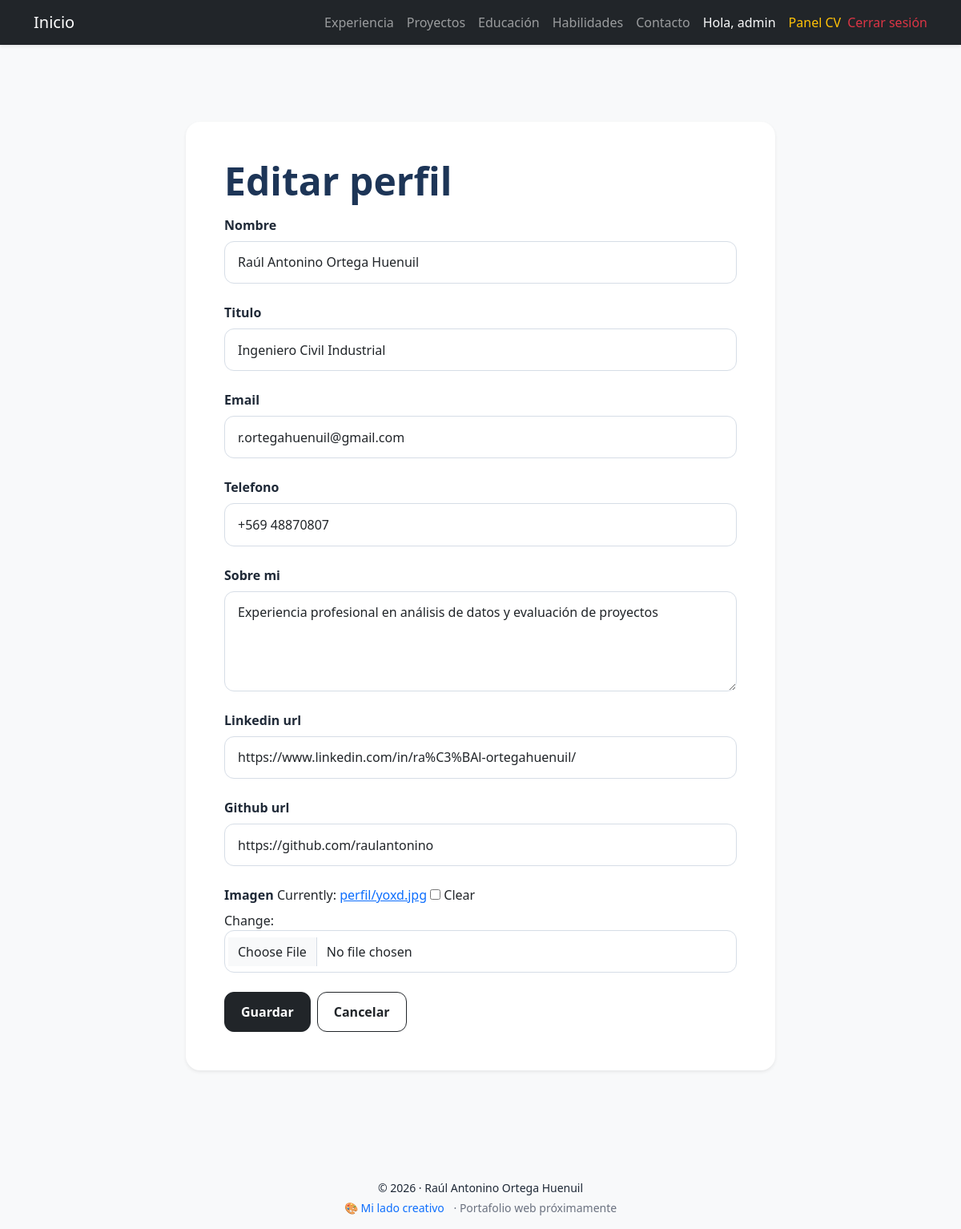
Screenshot of /perfil/editar/ (signed in) with the database file from the repository.
### cv/models.py (models this page shows, shortened)
class Perfil(models.Model):
    nombre = models.CharField(max_length=200)
    titulo = models.CharField(max_length=200)
    email = models.EmailField()
    telefono = models.CharField(max_length=50, blank=True)
    sobre_mi = models.TextField(blank=True)
    url_portafolio_creativo = models.URLField(blank=True)
    linkedin_url = models.URLField(blank=True)
    github_url = models.URLField(blank=True)
    imagen = models.ImageField(upload_to='perfil/', blank=True, null=True)

### cv/views.py (the view)
# urls.py: path('editar/', views.editar_perfil, name='editar_perfil'),
@login_required
def editar_perfil(request):
    perfil = Perfil.objects.first()
    if request.method == 'POST':
        form = PerfilForm(request.POST, request.FILES, instance=perfil)
        if form.is_valid():
            form.save()
            messages.success(request, 'Perfil actualizado correctamente.')
            return redirect('editar_perfil')
        else:
            messages.error(request, 'Hubo errores. Revisa el formulario.')
    else:
        form = PerfilForm(instance=perfil)
    return render(request, 'cv/formulario.html', {
        'form': form,
        'titulo': 'Editar perfil',
        'cancel_url': 'home',
    })

### cv/forms.py (shortened to what this page needs)
class PerfilForm(forms.ModelForm):
    class Meta:
        model = Perfil
        fields = [
            'nombre',
            'titulo',
            'email',
            'telefono',
            'sobre_mi',
            'linkedin_url',
            'github_url',
            'imagen',
        ]
        widgets = {
            'nombre': forms.TextInput(attrs={'class': 'form-control'}),
            'titulo': forms.TextInput(attrs={'class': 'form-control'}),
            'email': forms.EmailInput(attrs={'class': 'form-control'}),
            'telefono': forms.TextInput(attrs={'class': 'form-control'}),
            'sobre_mi': forms.Textarea(attrs={'class': 'form-control', 'rows': 4}),
            'linkedin_url': forms.URLInput(attrs={'class': 'form-control'}),
            'github_url': forms.URLInput(attrs={'class': 'form-control'}),
            'imagen': forms.ClearableFileInput(attrs={'class': 'form-control'}),
        }

### templates/cv/formulario.html (shortened to what this page needs)
{% extends "base.html" %}
{% block content %}
<section class="py-5 js-reveal">
  <div class="row justify-content-center">
    <div class="col-12 col-lg-8">
      <div class="card shadow-sm border-0 contacto-card">
        <div class="card-body p-4 p-md-5">
          <h1 class="seccion-titulo mb-3">{{ titulo }}</h1>
          <form method="POST" enctype="multipart/form-data" novalidate>
            {% for field in form %}
              <div class="mb-4">
                <label for="{{ field.id_for_label }}" class="form-label">{{ field.label }}</label>
                {{ field }}
              </div>
            {% endfor %}
            <div class="d-flex gap-2 flex-wrap">
              <button class="btn btn-dark contacto-btn" type="submit">Guardar</button>
              <a href="{% url cancel_url %}" class="btn btn-outline-dark contacto-btn">Cancelar</a>
            </div>
          </form>
        </div>
      </div>
    </div>
  </div>
</section>
{% endblock %}

### templates/components/organisms/navbar.html (shortened to what this page needs)
<nav class="navbar navbar-expand-lg navbar-dark bg-dark fixed-top shadow-sm">
  <div class="container">
    <a class="navbar-brand" href="{% url 'home' %}">Inicio</a>
    <div class="collapse navbar-collapse" id="navbarNav">
      <ul class="navbar-nav ms-auto">
        <li class="nav-item">
          <a class="nav-link" href="{% url 'home' %}#experiencia">Experiencia</a>
        </li>
        <li class="nav-item">
          <a class="nav-link" href="{% url 'home' %}#proyectos">Proyectos</a>
        </li>
        <li class="nav-item">
          <a class="nav-link" href="{% url 'home' %}#educacion">Educación</a>
        </li>
        <li class="nav-item">
          <a class="nav-link" href="{% url 'home' %}#habilidades">Habilidades</a>
        </li>
        <li class="nav-item">
          <a class="nav-link" href="{% url 'contacto' %}">Contacto</a>
        </li>
        {% if user.is_authenticated %}
          <li class="nav-item">
            <span class="nav-link text-light">
              Hola, {{ user.username }}
            </span>
          </li>
          <li class="nav-item">
            <a class="nav-link text-warning" href="{% url 'panel_cv' %}">
              Panel CV
            </a>
          </li>
          <li class="nav-item d-flex align-items-center">
            <form method="POST" action="{% url 'logout' %}" class="d-inline m-0">
              <button type="submit" class="btn btn-link nav-link text-danger p-0 border-0">
                Cerrar sesión
              </button>
            </form>
          </li>
        {% else %}
          <li class="nav-item">
            <a class="nav-link text-info" href="{% url 'login' %}">
              Iniciar sesión
            </a>
          </li>
        {% endif %}
      </ul>
    </div>
  </div>
</nav>

### static/css/base.css (style rules this page uses)
:root { --clr-primary: #1D3557; --clr-accent: #4C673B; --clr-danger: #D72638; --clr-bg: #F8F9FA; --clr-surface: #FFFFFF; --clr-text: #1F2937; --clr-text-muted: #6B7280; --text-xs: 0.75rem; --text-sm: 0.875rem; --text-base: 1rem; --text-lg: 1.125rem; --text-xl: 1.25rem; --text-2xl: 1.5rem; --text-3xl: 2rem; --text-4xl: 3rem; --text-hero: 3.5rem; --space-1: 0.25rem; --space-2: 0.5rem; --space-3: 0.75rem; --space-4: 1rem; --space-5: 1.5rem; --space-6: 2rem; --space-7: 3rem; --space-8: 4rem; --radius-sm: 0.5rem; --radius-md: 0.75rem; --radius-lg: 1rem; --radius-xl: 1.125rem; }
body { background-color: var(--clr-bg); color: var(--clr-text); padding-top: 80px; }
h1 { font-weight: 700; }
.card { background-color: var(--clr-surface); border-radius: var(--radius-xl); }
.seccion-titulo { font-size: var(--text-4xl); font-weight: 700; line-height: 1.1; color: var(--clr-primary); }
.contacto-card { max-width: 900px; margin: 0 auto; }
.contacto-card .form-label { font-weight: 600; color: var(--clr-text); }
.contacto-card .form-control { border-radius: var(--radius-md); border: 1px solid #d6dde6; padding: 0.85rem 1rem; font-size: var(--text-base); box-shadow: none; }
.contacto-btn { padding: 0.75rem 1.25rem; border-radius: var(--radius-md); font-weight: 600; }
.js-reveal { opacity: 0; transform: translateY(24px); transition: opacity 0.6s ease, transform 0.6s ease; }
.js-reveal.is-visible { opacity: 1; transform: translateY(0); }

### rows the page displays
Perfil: form "Raúl Antonino Ortega Huenuil" "Ingeniero Civil Industrial" "r.ortegahuenuil@gmail.com" "+569 48870807" "Experiencia profesional en análisis de datos y evaluación de proyectos" "https://www.linkedin.com/in/ra%C3%BAl-ortegahuenuil/" "https://github.com/raulantonino"

### other values shown
{{ user.username }} "admin"
{{ titulo }} "Editar perfil"
{{ field.label }} "Nombre" "Titulo" "Email" "Telefono" "Sobre mi" "Linkedin url" "Github url" "Imagen"
